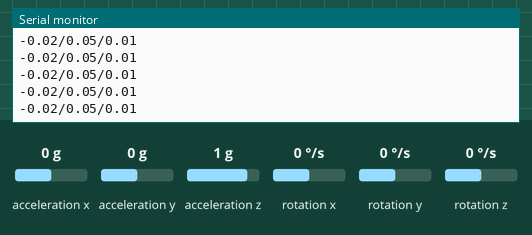
Simulated run of this sketch. Board: Arduino Uno, built with avr-gcc and run on an emulated ATmega328P. Shown: the last lines printed to the serial monitor. Wiring (inferred from the names in the program): MPU-6050 motion sensor at I2C address 0x68. The test bench sets the inputs (shaded band); at power-on: acceleration x 0 g, acceleration y 0 g, acceleration z 1 g, rotation x 0 °/s, rotation y 0 °/s, rotation z 0 °/s.

Above: at 3.0 s.
3.1 s: acceleration x set to 0.8 g
At 4.0 s:
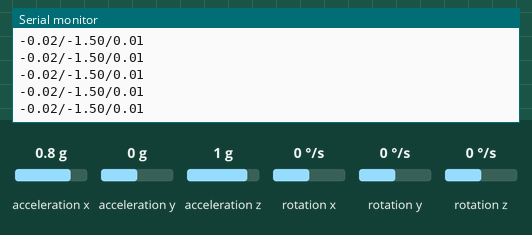
6.1 s: acceleration y set to -1.4 g
At 7.1 s:
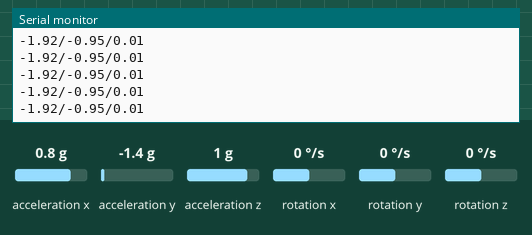
9.1 s: acceleration z set to -1.4 g
At 9.8 s:
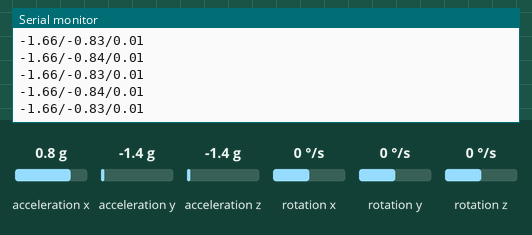
10.6 s: rotation x set to -192 °/s
At 11.6 s:
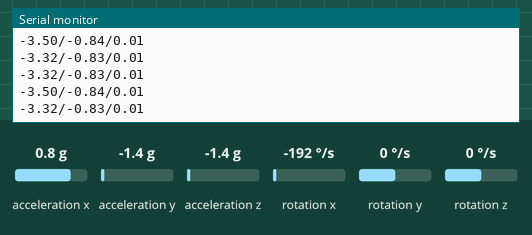
12.1 s: rotation y set to -192 °/s
At 13.1 s:
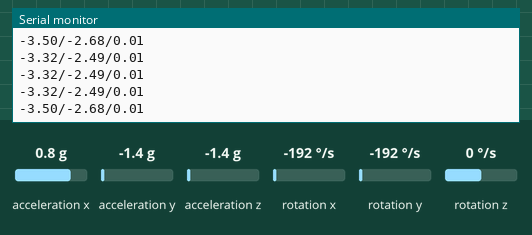
Timing chart, 0 to 14.6 s (numbered marks = the images above; inputs shaded):
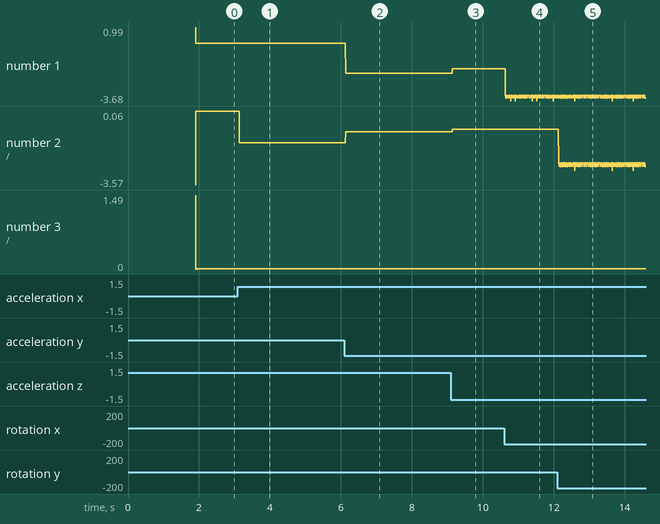

Measured:
- after the input at 6.1 s, the serial monitor: prints a new line at once (image 2)
- after the input at 9.1 s, the serial monitor: prints a new line at once (image 3)
- after the input at 10.6 s, the serial monitor: prints a new line at once (image 4)
- after the input at 12.1 s, the serial monitor: prints a new line at once (image 5)
- plotted number 1: -0.02 → -1.92 after the input at 6.1 s, -1.92 → -1.66 after the input at 9.1 s, -1.66 → -3.32 after the input at 10.6 s
- plotted number 2: -1.5 → -0.95 after the input at 6.1 s, -0.95 → -0.83 after the input at 9.1 s, -0.83 → -2.68 after the input at 12.1 s

The sketch:

smart-bracelet.ino
```cpp
#include "accelerometer.h"


void setup() {
  Serial.begin(19200);

  delay(1000);
  Serial.print("blabla\n");
  initAccelerometer();
  //pinMode(PC13, OUTPUT);
  /*
  // Configure Accelerometer Sensitivity - Full Scale Range (default +/- 2g)
  Wire.beginTransmission(MPU);
  Wire.write(0x1C);                  //Talk to the ACCEL_CONFIG register (1C hex)
  Wire.write(0x10);                  //Set the register bits as 00010000 (+/- 8g full scale range)
  Wire.endTransmission(true);
  // Configure Gyro Sensitivity - Full Scale Range (default +/- 250deg/s)
  Wire.beginTransmission(MPU);
  Wire.write(0x1B);                   // Talk to the GYRO_CONFIG register (1B hex)
  Wire.write(0x10);                   // Set the register bits as 00010000 (1000deg/s full scale)
  Wire.endTransmission(true);
  delay(20);
  */
  // Call this function if you need to get the IMU error values for your module
  calculateIMUError();
  delay(20);
}


void loop() {
  readAccelerometer();
}
```

accelerometer.cpp
```cpp
#include <Wire.h>

const int MPU = 0x68; // MPU6050 I2C address
float AccX, AccY, AccZ;
float GyroX, GyroY, GyroZ;
float accAngleX, accAngleY, gyroAngleX, gyroAngleY, gyroAngleZ;
float roll, pitch, yaw;
float AccErrorX, AccErrorY, GyroErrorX, GyroErrorY, GyroErrorZ;
float elapsedTime, currentTime, previousTime;
int c = 0;

void initAccelerometer() {

  Wire.begin();                      // Initialize comunication
  Wire.beginTransmission(MPU);       // Start communication with MPU6050 // MPU=0x68
  Wire.write(0x6B);                  // Talk to the register 6B
  Wire.write(0x00);                  // Make reset - place a 0 into the 6B register
  Wire.endTransmission();        //end the transmission
}


void readAccelerometer() {
  // === Read acceleromter data === //
  //digitalWrite(PC13, HIGH);   // turn the LED on (HIGH is the voltage level)
  //delay(1000);              // wait for a second
  //digitalWrite(PC13, LOW);    // turn the LED off by making the voltage LOW
  //delay(1000);
  //Serial.print("MAIN\n");
  Wire.beginTransmission(MPU);
  Wire.write(0x3B); // Start with register 0x3B (ACCEL_XOUT_H)
  Wire.endTransmission(false);
  Wire.requestFrom(MPU, 6, true); // Read 6 registers total, each axis value is stored in 2 registers
  //For a range of +-2g, we need to divide the raw values by 16384, according to the datasheet
  AccX = (Wire.read() << 8 | Wire.read()) / 16384.0; // X-axis value
  AccY = (Wire.read() << 8 | Wire.read()) / 16384.0; // Y-axis value
  AccZ = (Wire.read() << 8 | Wire.read()) / 16384.0; // Z-axis value
  // Calculating Roll and Pitch from the accelerometer data
  accAngleX = (atan(AccY / sqrt(pow(AccX, 2) + pow(AccZ, 2))) * 180 / PI) - 0.58; // AccErrorX ~(0.58) See the calculate_IMU_error()custom function for more details
  accAngleY = (atan(-1 * AccX / sqrt(pow(AccY, 2) + pow(AccZ, 2))) * 180 / PI) + 1.58; // AccErrorY ~(-1.58)
  // === Read gyroscope data === //
  previousTime = currentTime;        // Previous time is stored before the actual time read
  currentTime = millis();            // Current time actual time read
  elapsedTime = (currentTime - previousTime) / 1000; // Divide by 1000 to get seconds
  Wire.beginTransmission(MPU);
  Wire.write(0x43); // Gyro data first register address 0x43
  Wire.endTransmission(false);
  Wire.requestFrom(MPU, 6, true); // Read 4 registers total, each axis value is stored in 2 registers
  GyroX = (Wire.read() << 8 | Wire.read()) / 131.0; // For a 250deg/s range we have to divide first the raw value by 131.0, according to the datasheet
  GyroY = (Wire.read() << 8 | Wire.read()) / 131.0;
  GyroZ = (Wire.read() << 8 | Wire.read()) / 131.0;
  /*Serial.print(GyroX);
  Serial.print("/");
  Serial.print(GyroY);
  Serial.print("/");
  Serial.println(GyroZ);*/
  // Correct the outputs with the calculated error values
  GyroX = GyroX + 0.56; // GyroErrorX ~(-0.56)
  GyroY = GyroY - 2; // GyroErrorY ~(2)
  GyroZ = GyroZ + 0.79; // GyroErrorZ ~ (-0.8)
  // Currently the raw values are in degrees per seconds, deg/s, so we need to multiply by sendonds (s) to get the angle in degrees
  gyroAngleX = /*gyroAngleX +*/ GyroX * elapsedTime; // deg/s * s = deg
  gyroAngleY = /*gyroAngleY +*/ GyroY * elapsedTime;
  yaw =  /*yaw +*/ GyroZ * elapsedTime;
  // Complementary filter - combine acceleromter and gyro angle values
  roll = 0.96 * gyroAngleX + 0.04 * accAngleX;
  pitch = 0.96 * gyroAngleY + 0.04 * accAngleY;

  // Print the values on the serial monitor
  Serial.print(roll);
  Serial.print("/");
  Serial.print(pitch);
  Serial.print("/");
  Serial.println(yaw);
}


void calculateIMUError() {
  // We can call this funtion in the setup section to calculate the accelerometer and gyro data error. From here we will get the error values used in the above equations printed on the Serial Monitor.
  // Note that we should place the IMU flat in order to get the proper values, so that we then can the correct values
  // Read accelerometer values 200 times
  while (c < 200) {
    Serial.print("c: ");
    Serial.print(c);
    Serial.print("\n");
    Wire.beginTransmission(MPU);
    Wire.write(0x3B);
    Wire.endTransmission(false);
    Wire.requestFrom(MPU, 6, true);
    AccX = (Wire.read() << 8 | Wire.read()) / 16384.0 ;
    AccY = (Wire.read() << 8 | Wire.read()) / 16384.0 ;
    AccZ = (Wire.read() << 8 | Wire.read()) / 16384.0 ;
    // Sum all readings
    AccErrorX = AccErrorX + ((atan((AccY) / sqrt(pow((AccX), 2) + pow((AccZ), 2))) * 180 / PI));
    AccErrorY = AccErrorY + ((atan(-1 * (AccX) / sqrt(pow((AccY), 2) + pow((AccZ), 2))) * 180 / PI));
    c++;
  }
  //Divide the sum by 200 to get the error value
  AccErrorX = AccErrorX / 200;
  AccErrorY = AccErrorY / 200;
  c = 0;
  // Read gyro values 200 times
  while (c < 200) {
    Wire.beginTransmission(MPU);
    Wire.write(0x43);
    Wire.endTransmission(false);
    Wire.requestFrom(MPU, 6, true);
    GyroX = Wire.read() << 8 | Wire.read();
    GyroY = Wire.read() << 8 | Wire.read();
    GyroZ = Wire.read() << 8 | Wire.read();
    // Sum all readings
    GyroErrorX = GyroErrorX + (GyroX / 131.0);
    GyroErrorY = GyroErrorY + (GyroY / 131.0);
    GyroErrorZ = GyroErrorZ + (GyroZ / 131.0);
    c++;
  }
  //Divide the sum by 200 to get the error value
  GyroErrorX = GyroErrorX / 200;
  GyroErrorY = GyroErrorY / 200;
  GyroErrorZ = GyroErrorZ / 200;
  // Print the error values on the Serial Monitor
  Serial.print("AccErrorX: ");
  Serial.println(AccErrorX);
  Serial.print("AccErrorY: ");
  Serial.println(AccErrorY);
  Serial.print("GyroErrorX: ");
  Serial.println(GyroErrorX);
  Serial.print("GyroErrorY: ");
  Serial.println(GyroErrorY);
  Serial.print("GyroErrorZ: ");
  Serial.println(GyroErrorZ);
}
```

accelerometer.h
```cpp
#include <Wire.h>


void initAccelerometer();

void readAccelerometer();

void calculateIMUError();
```
